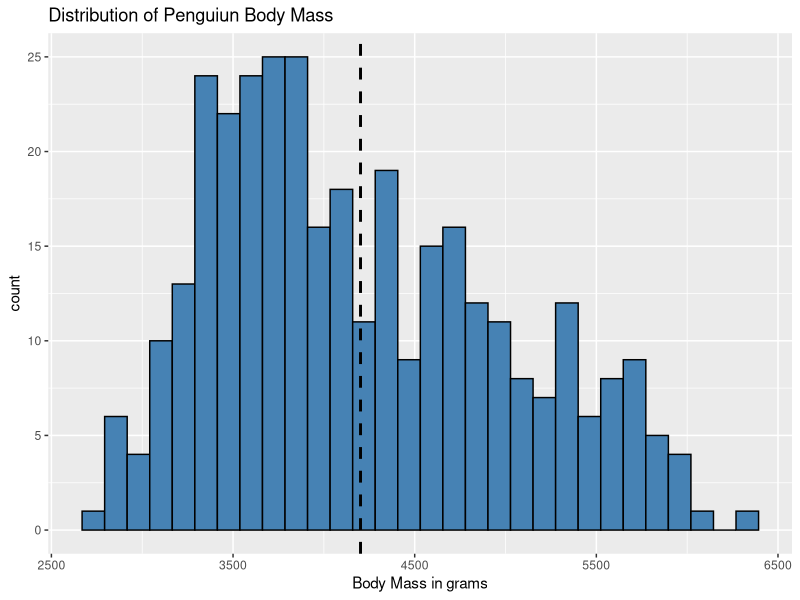
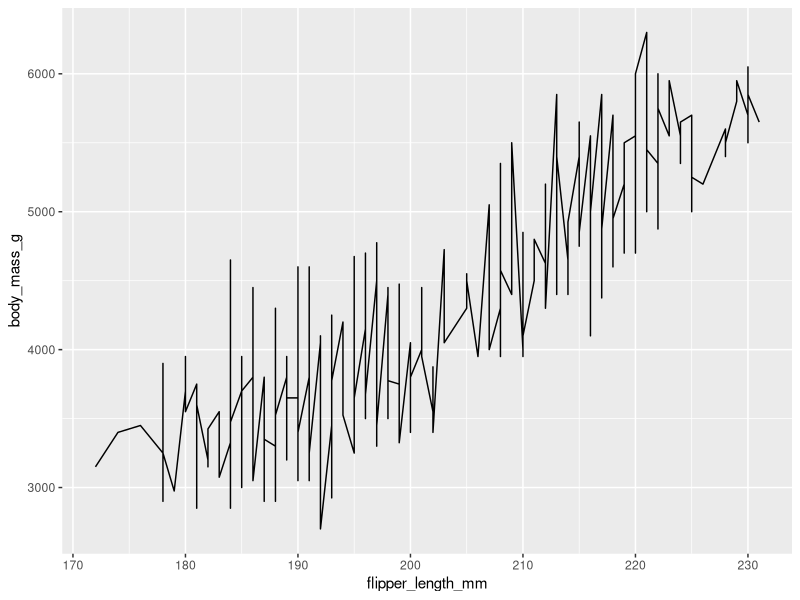
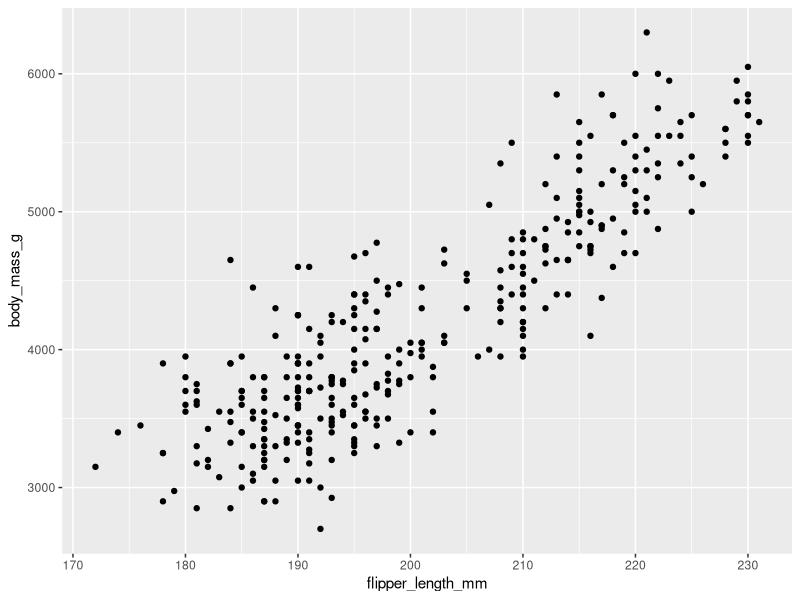

The R source for these figures, in order:
## ---- chunk 1
knitr::opts_chunk$set(echo = TRUE)

#make sure the command is present in your worksheet.
library(tidyverse)   

## ---- chunk 2
data("iris")
#?iris
#a. Select the first three columns of the iris dataset using their column names. 
#   HINT: Use select().
colnames(iris)
first3 = select(iris, Sepal.Length:Petal.Length)
head(first3,3)

#b. Select all the columns of the iris dataset except “Petal Width”. HINT: Use ′−′.
head(select(iris, -Petal.Width),3)

#c) Select all columns of the iris dataset that start with the character string “P”.
head(select(iris, starts_with("P")),3)


#d) Filter the rows of the iris dataset for Sepal.Length ≥ 4.6 and Petal.Width ≥ 0.5.
head(filter(iris,Sepal.Length >= 4.6, Petal.Width >= 0.5),3)

#e) Pipe the iris data frame to the function that will select two columns 
#   (Sepal.Width and Sepal.Length). HINT: Use pipe operator.
iris %>% select(Sepal.Width, Sepal.Length) %>% head(3)


#f) Arrange rows by a particular column, such as the Sepal.Width. 
#   HINT: Use arrange().
iris %>% arrange(Sepal.Width) %>% head(3)


#g) Select three columns from iris, arrange the rows by Sepal.Length, then 
#   arrange the rows by Sepal.Width.
iris %>%
  select(Species, Sepal.Length, Sepal.Width) %>%
  arrange(Sepal.Length, Sepal.Width) %>%
  head()


#h) Create a new column called proportion, which is the ratio of Sepal.Length to 
#   Sepal.Width. HINT: Use mutate().
iris %>%
  mutate(proportion = Sepal.Length / Sepal.Width) %>%
  head()


#i) Compute the average number of Sepal.Length, apply the mean() function to 
#   the column Sepal.Length, and call the summary value “avg_slength”. 
#   HINT: Use summarize().
iris %>%
  summarise(avg_slength = mean(Sepal.Length))

#j) Split the iris data frame by the Sepal.Length, then ask for the same 
#   summary statistics as above. 
#   HINT: Use group by().
iris %>%
  group_by(Sepal.Length) %>%
  summarise(avg_slength = mean(Sepal.Length) ,
            min_slength = min(Sepal.Length) ,
            max_slength = max(Sepal.Length),
            total = n())


## ---- chunk 3

#install.packages("palmerpenguins")
library(palmerpenguins)
data("penguins")

#a.
head(penguins)
glimpse(penguins)
str(penguins)

#b.
# specify the width of the bins to suit your need

ggplot(penguins, aes(x= body_mass_g)) +
  geom_histogram(fill = "steelblue", color = "black") +
  ggtitle("Distribution of Penguiun Body Mass") +
  labs(x= "Body Mass in grams") +
  geom_vline(xintercept = mean(penguins$body_mass_g, na.rm = TRUE), linetype = "dashed", linewidth = 1.0)
  


## ---- chunk 4
ggplot(penguins, mapping = aes(x= flipper_length_mm, y = body_mass_g)) + geom_line()

# Scatter plot 
ggplot(penguins, mapping = aes(x= flipper_length_mm, y = body_mass_g)) + geom_point()
